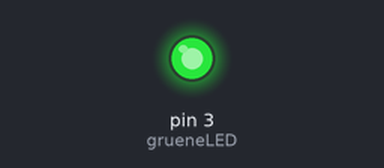
Simulated run of this sketch. Board: Arduino Uno, built with avr-gcc and run on an emulated ATmega328P. Parts: output pins drawn as LEDs (lit = HIGH).

Above: at 2.0 s.
At 4.5 s:
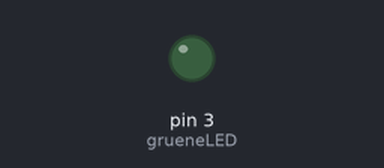
Timing chart, 0 to 6.5 s (numbered marks = the images above):
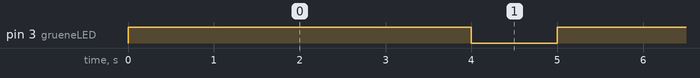

The sketch:

Myblnk1.ino
```cpp
#define grueneLED 3

void setup() {

  pinMode(grueneLED, OUTPUT);
  Serial.begin(9600);
}


void loop() {
  digitalWrite(grueneLED, HIGH);   // turn the LED on (HIGH is the voltage level)
  delay(4000);                       // wait for a second
  digitalWrite(grueneLED, LOW);    // turn the LED off by making the voltage LOW
  delay(1000);                       // wait for a second
}
```

Measured:
- by itself, pin 3 (grueneLED): alternates HIGH for 4.0 s and LOW for 1.0 s
